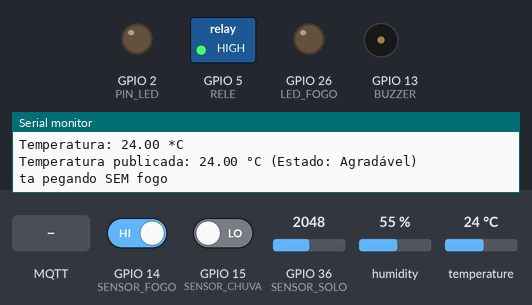
Simulated run of this sketch. Board: ESP32. Parts: switched loads named in the sketch (green lamp = pin HIGH), output pins drawn as LEDs (lit = HIGH), buzzer (waves = sounding, pin HIGH), the last lines printed to the serial monitor. Dashed ring = blinking. The inputs (shaded band) are chosen by the test bench; at power-on: GPIO 14 (SENSOR_FOGO) HIGH, GPIO 36 (SENSOR_SOLO) = 2048, GPIO 15 (SENSOR_CHUVA) LOW, humidity 55 %, temperature 24 °C. WiFi joins after 1.5 s; servers stay silent unless stated; no MQTT or app messages arrive unless stated.

Above: at 2.7 s.
2.8 s: GPIO 14 (SENSOR_FOGO) driven LOW
At 3.4 s:
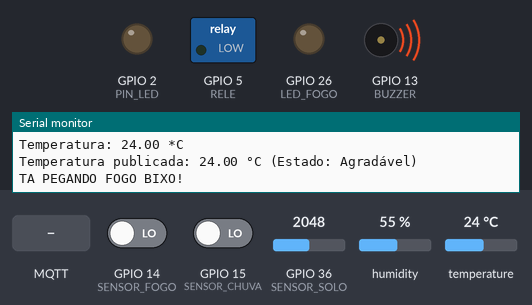
6.6 s: MQTT message "L" arrives on the first subscribed topic
At 8.3 s:
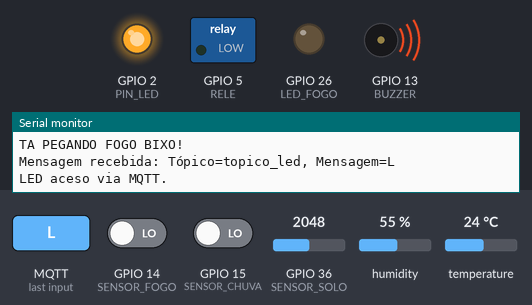
10.9 s: GPIO 14 (SENSOR_FOGO) driven HIGH
At 12.0 s:
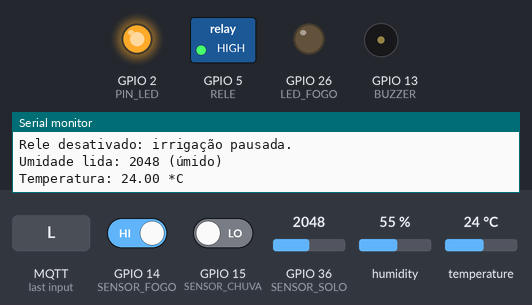
12.4 s: GPIO 36 (SENSOR_SOLO) set to 2928
14.2 s: GPIO 36 (SENSOR_SOLO) set to 3050
At 15.0 s:
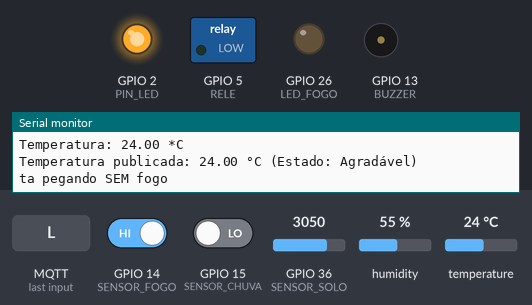
15.7 s: MQTT message "D" arrives on the first subscribed topic
At 17.5 s:
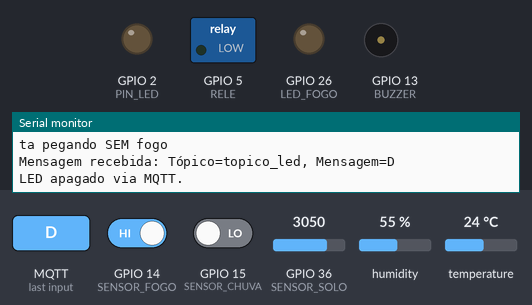
Timing chart, 0 to 19.0 s (numbered marks = the images above; inputs shaded):
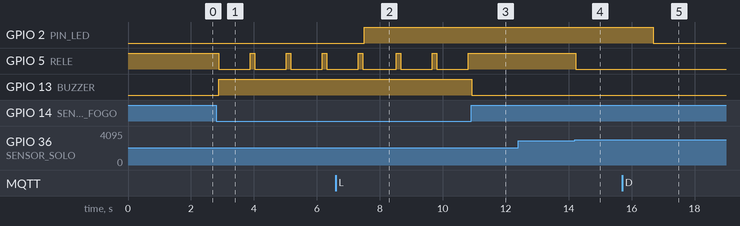

Measured:
- the behaviour switches between 2999 and 3000 on GPIO 36 (SENSOR_SOLO) (found by bisection; images 3 and 4)
- after the input at 2.8 s, GPIO 5 (RELE): alternates HIGH for 0.14 s and LOW for 1.0 s, starting after 0.08 s; GPIO 13 (BUZZER): LOW → HIGH after 0.08 s
- after the input at 6.6 s, GPIO 2 (PIN_LED): LOW → HIGH after 0.90 s
- after the input at 10.9 s, GPIO 5 (RELE): stays HIGH (without the input it goes to LOW after 0.05 s); GPIO 13 (BUZZER): HIGH → LOW at once
- after the input at 14.2 s, GPIO 5 (RELE): HIGH → LOW at once
- after the input at 15.7 s, GPIO 2 (PIN_LED): HIGH → LOW after 0.99 s

The sketch:

esp32.ino
```cpp
#include <Arduino.h>
#include <WiFi.h>
#include <PubSubClient.h>
#include <DHTesp.h>

// Definições de pinos
#define PIN_LED 2
#define RELE 5            // Pino GPIO para o relé
#define SENSOR_CHUVA 15   // Sensor de chuva
#define SENSOR_SOLO 36 // Sensor de umidade
#define SENSOR_FOGO 14   // Sensor de fogo
#define BUZZER 13         // Buzzer
#define LED_FOGO 26       // LED indicador de fogo
#define DHT_PIN 18        // Pino do sensor DHT11

// Definições para o MQTT
#define TOPICO_SUBSCRIBE_LED "topico_led"
#define TOPICO_PUBLISH_TEMPERATURA "topico_sensor_temperatura"
#define TOPICO_PUBLISH_TEMPERATURA_VALOR "topico_sensor_temperatura_valor"
#define TOPICO_PUBLISH_UMIDADE "topico_sensor_umidade"
#define TOPICO_PUBLISH_UMIDADE_VALOR "topico_sensor_umidade_valor"
#define TOPICO_PUBLISH_CHUVA "topico_sensor_chuva"
#define TOPICO_PUBLISH_FOGO "topico_sensor_fogo"
#define ID_MQTT "IoT_PUC_SG_mqtt"  // ID MQTT

// Configurações da rede Wi-Fi
const char* SSID = "";
const char* PASSWORD = "";
const char* BROKER_MQTT = "broker.emqx.io";
int BROKER_PORT = 1883;

// Variáveis globais
bool irrigar = false;
WiFiClient espClient;
PubSubClient MQTT(espClient);
DHTesp dht; // Instância do sensor DHT11

// Protótipos de funções
void initWiFi();
void initMQTT();
void mqtt_callback(char* topic, byte* payload, unsigned int length);
void reconnectWiFi();
void reconnectMQTT();
void verificaConexoes();
void verificaChuva();
void leUmidade();
void leTemperatura();
void verificaFogo();
void controlaRele();

// Funções de inicialização
void initWiFi() {
  Serial.println("Conectando ao Wi-Fi...");
  WiFi.begin(SSID, PASSWORD);
  while (WiFi.status() != WL_CONNECTED) {
    delay(500);
    Serial.print(".");
  }
  Serial.println("\nWi-Fi conectado!");
  Serial.print("IP: ");
  Serial.println(WiFi.localIP());
}

void initMQTT() {
  MQTT.setServer(BROKER_MQTT, BROKER_PORT);
  MQTT.setCallback(mqtt_callback);
}

// Callback do MQTT
void mqtt_callback(char* topic, byte* payload, unsigned int length) {
  String msg;
  for (int i = 0; i < length; i++) {
    msg += (char)payload[i];
  }
  Serial.printf("Mensagem recebida: Tópico=%s, Mensagem=%s\n", topic, msg.c_str());

  if (msg.equals("L")) {
    digitalWrite(PIN_LED, HIGH);
    Serial.println("LED aceso via MQTT.");
  } else if (msg.equals("D")) {
    digitalWrite(PIN_LED, LOW);
    Serial.println("LED apagado via MQTT.");
  }
}

// Reconexões
void reconnectWiFi() {
  while (WiFi.status() != WL_CONNECTED) {
    Serial.print("Reconectando ao Wi-Fi...");
    WiFi.begin(SSID, PASSWORD);
    delay(2000);
  }
  Serial.println("Wi-Fi reconectado!");
}

void reconnectMQTT() {
  while (!MQTT.connected()) {
    Serial.println("Tentando reconectar ao broker MQTT...");
    if (MQTT.connect(ID_MQTT)) {
      Serial.println("MQTT conectado!");
      MQTT.subscribe(TOPICO_SUBSCRIBE_LED);
    } else {
      Serial.println("Falha na conexão MQTT. Tentando novamente...");
      delay(2000);
    }
  }
}

void verificaConexoes() {
  if (!MQTT.connected()) {
    reconnectMQTT();
  }
  if (WiFi.status() != WL_CONNECTED) {
    reconnectWiFi();
  }
}

// Funções de leitura e controle
void verificaChuva() {
  int estadoChuva = digitalRead(SENSOR_CHUVA);
  const char* statusChuva = (estadoChuva == HIGH) ? "Sem Chuva" : "Chuva";
  MQTT.publish(TOPICO_PUBLISH_CHUVA, statusChuva);
  Serial.printf("Estado do sensor de chuva: %s\n", statusChuva);
}

void leUmidade() {
  int umidade = analogRead(SENSOR_SOLO);
  String estado;

  if (umidade < 3000) {
    digitalWrite(RELE, HIGH);  // Desativa o relé (pausa a irrigação)
    Serial.println("Rele desativado: irrigação pausada.");
    estado = "úmido";
  } else {
     digitalWrite(RELE, LOW);  // Ativa o relé (liga a irrigação)
    Serial.println("Rele ativado: irrigação iniciada.");
    estado = "seco";
  }

  // Publica o valor da umidade
  String valorUmidade = String(umidade);
  MQTT.publish(TOPICO_PUBLISH_UMIDADE_VALOR, valorUmidade.c_str());

  // Publica o estado da umidade
  MQTT.publish(TOPICO_PUBLISH_UMIDADE, estado.c_str());

  Serial.printf("Umidade lida: %d (%s)\n", umidade, estado.c_str());
}

void leTemperatura() {
  TempAndHumidity data = dht.getTempAndHumidity();

  if (isnan(data.temperature) || isnan(data.humidity)) {
    Serial.println("Falha ao ler do sensor DHT11!");
    return;
  }

  Serial.print("Temperatura: ");
  Serial.print(data.temperature);
  Serial.println(" *C");

  // Formata a temperatura com 2 casas decimais
  char temp_str[8];
  dtostrf(data.temperature, 4, 2, temp_str);  // Converte para string com 2 casas decimais

  // Publica o valor da temperatura
  MQTT.publish(TOPICO_PUBLISH_TEMPERATURA_VALOR, temp_str);

  String estado;
  if (data.temperature < 20) {
    estado = "Frio";
  } else if (data.temperature < 30) {
    estado = "Agradável";
  } else {
    estado = "Quente";
  }

  MQTT.publish(TOPICO_PUBLISH_TEMPERATURA, estado.c_str());

  Serial.printf("Temperatura publicada: %s °C (Estado: %s)\n", temp_str, estado.c_str());
}


void verificaFogo() {
  int fireDetected = digitalRead(SENSOR_FOGO);

  if (fireDetected == LOW) {
    MQTT.publish(TOPICO_PUBLISH_FOGO, "Fogo");
    Serial.println("TA PEGANDO FOGO BIXO!");
      digitalWrite(RELE, LOW);  // Ativa o relé (liga a irrigação)
    for (int i = 0; i < 8; i++) {
      digitalWrite(BUZZER, HIGH);
    }
  } else {
   // digitalWrite(RELE, HIGH);
   digitalWrite(BUZZER, LOW);
    MQTT.publish(TOPICO_PUBLISH_FOGO, "Sem Fogo");
    Serial.println("ta pegando SEM fogo");
  }
}

void controlaRele() {
  irrigar = digitalRead(SENSOR_SOLO);  // Lê o estado do sensor de solo

  if (irrigar == HIGH) {  // Se o solo estiver seco (HIGH)
    digitalWrite(RELE, HIGH);  // Ativa o relé (liga a irrigação)
    Serial.println("Rele ativado: irrigação iniciada.");
  } else {  // Se o solo estiver úmido (LOW)
    digitalWrite(RELE, LOW);  // Desativa o relé (pausa a irrigação)
    Serial.println("Rele desativado: irrigação pausada.");
  }
}


// Configuração inicial
void setup() {
  Serial.begin(9600);

  pinMode(PIN_LED, OUTPUT);
  pinMode(RELE, OUTPUT);
  pinMode(SENSOR_SOLO, INPUT);
  pinMode(SENSOR_CHUVA, INPUT);
  pinMode(SENSOR_FOGO, INPUT);
  pinMode(BUZZER, OUTPUT);
  pinMode(LED_FOGO, OUTPUT);

  digitalWrite(RELE, HIGH); // Rele desligado inicialmente
  dht.setup(DHT_PIN, DHTesp::DHT11); // Inicializa o DHT11

  initWiFi();
  initMQTT();
  reconnectMQTT();

}

// Loop principal
void loop() {
  verificaConexoes();
  verificaChuva();
  leUmidade();
  leTemperatura();
  verificaFogo();


  MQTT.loop();
  delay(1000); // Ajusta a frequência de execução do loop
}
```
